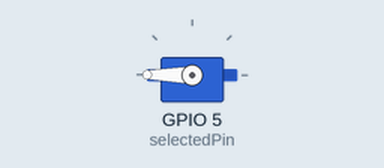
Recording of a sketch running on a simulated ESP32. Shown: servo. What the sketch prints to the serial monitor is not drawn.

Above: at 0.05 s.
Timing chart, 0 to 4.6 s (numbered marks = the images above):
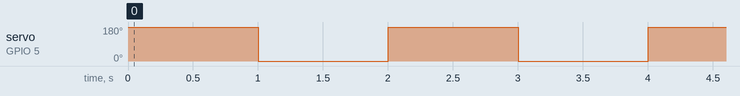

Measured:
- by itself, servo on GPIO 5 (selectedPin): alternates 180° for 1.0 s and 0° for 1.0 s

The sketch:

basicServoManipulation.ino
```cpp
/* Basic code for manipulating servo
(SPECIFIC TO ESP32, NEED TO DOWNLOAD AND USE "ESP32Servo" LIBRARY) */
#include <ESP32Servo.h>

Servo aurafullServo;
int selectedPin = 5;
int delayTime = 1000;

void setup() {
  aurafullServo.attach(selectedPin); Serial.begin(74880);
}

void loop() {
  Serial.println("ROTATING");
  aurafullServo.write(180); // sets the servo position (valid values are 0 to 108)
  delay(delayTime);
  Serial.println("ROTATING");
  aurafullServo.write(0);
  delay(delayTime);
}
/* According to the data sheet posted in the electrical channel,
the MG996R Metal Gears Digital Servo Motor for High Speed & Torque
RC CAR Truck Boat Racing Car Helicopter and Airplane (used with the code above)
has a range between 0 and 180 degrees inclusive. */
```
